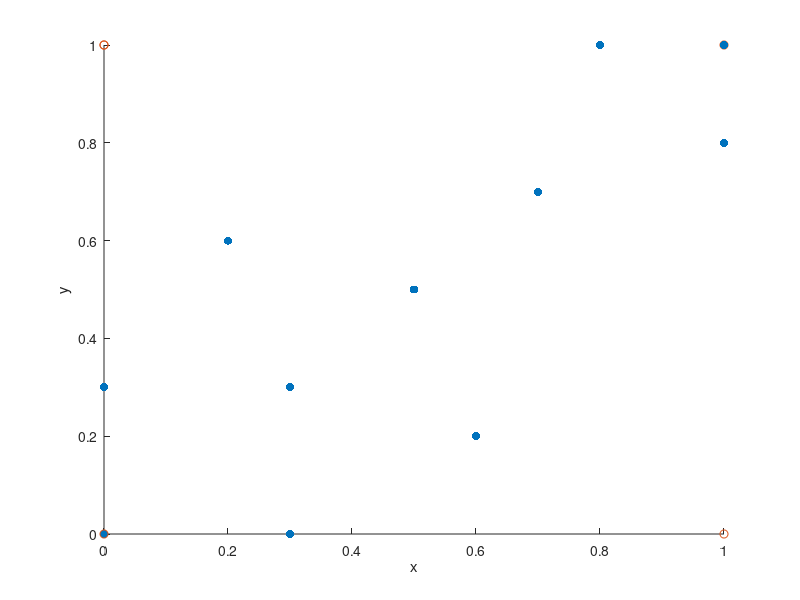

Recreate this plot in MATLAB.
%% Test data
vertices = [1, 0, 0, 0;...
         2, 0.3, 0, 0;...
         3, 0, 0.3, 0;...
         4, 0.3, 0.3, 0.1;...
         5, 0.6, 0.2, 0.4;...
         6, 0.2, 0.6, 0.4;...
         7, 0.5, 0.5, 0.4;...
         8, 1, 0.8, 0.8;...
         9, 0.8, 1, 0.8;...
         10, 0.7, 0.7, 0.8;...
         11, 1, 1, 1;...
         12, 0, 1, 0;...
         13, 0, 0, 1;...
         14, 0, 1, 1;...
         15, 1, 0, 1;...
         16, 1, 1, 0;...
         17, 1, 0, 0;];
springs = [1, 4, 0, 0.1;
         1, 2, 1, 0.05;
         1, 3, 1, 0.05;
         2, 5, 0, 0.1;
         2, 4, 1, 0.05;
         3, 4, 1, 0.05;
         3, 6, 0, 0.1;
         5, 7, 1, 0.05;
         6, 7, 1, 0.05;
         4, 7, 0, 0.1;
         8, 10, 1, 0.05;
         9, 10, 1, 0.05;
         5, 8, 0, 0.1;
         6, 9, 0, 0.1;
         7, 10, 0, 0.1;
         8, 11, 1, 0.05;
         9, 11, 1, 0.05;
         10, 11, 0, 0.1];
     
%% File reading

%% Parameters used for parsing simulation data
SPRING_TYPE_COLUMN = 3;
GLYCAN_INDICATOR = 0;
PEPTIDE_INDICATOR = 1;

%% Processing of simulation data for display
glycans = springs(springs(:,SPRING_TYPE_COLUMN) == GLYCAN_INDICATOR,:);
peptides = springs(springs(:,SPRING_TYPE_COLUMN) == PEPTIDE_INDICATOR,:);
connected_vertices_indices = unique(springs(:,1:2));
connected_vertices = vertices(ismember(vertices(:,1), connected_vertices_indices),:);
floating_vertices = vertices(~ismember(vertices(:,1), connected_vertices_indices),:);

%% Display of simulation data
display = figure;
hold on;
% Draw vertices
scatter3(connected_vertices(:,2), connected_vertices(:,3), connected_vertices(:,4), 'black', 'fill');
scatter3(floating_vertices(:,2), floating_vertices(:,3), floating_vertices(:,4), 'black');
%{
% Draw springs
gplot23D(glycan, vertices, 'green', 'LineWidth', 5);
gplot23D(peptide, vertices, 'blue', 'LineWidth', 2);
%}
xlabel('x');
ylabel('y');
zlabel('z');
xlim([0, 1]);
ylim([0, 1]);
zlim([0, 1]);
saveas(display, 'cell_structure_vis', 'fig');
hold off;